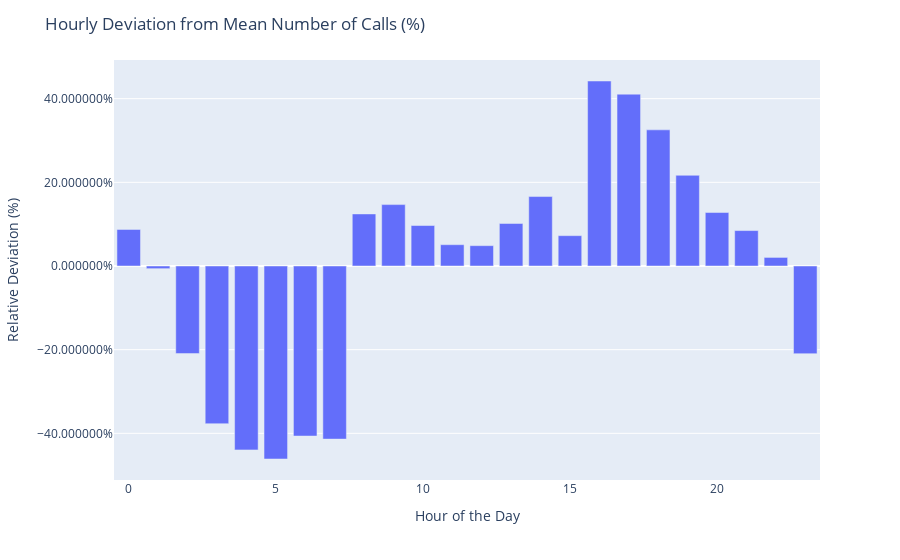

The notebook cell saved with this chart:
### Markdown cell above
This show we are not missing any data points in both the index and in rows. Good saves a step.<br><br>

Next, we will beging to look at the datas seasonality.

### Code cell
#Beginning with hourly
# Calculate the mean number of calls per hour
hourly_mean = hourly_df.mean()

# Calculate the relative deviation from the overall mean
hourly_mean_diff = (hourly_df - hourly_mean) / hourly_mean

# Extract the hour from the datetime index
hourly_mean_diff.index = hourly_mean_diff.index.hour

# Group by the hour of the day to get the average deviation for each hour
hourly_mean_diff_by_hour = hourly_mean_diff.groupby(hourly_mean_diff.index).mean()

# Convert the result to a DataFrame for plotting
hourly_mean_diff_df = hourly_mean_diff_by_hour.reset_index()
hourly_mean_diff_df.columns = ['hour', 'deviation']

#plotting
fig = px.bar(hourly_mean_diff_df, x='hour', y='deviation')

fig.update_layout(
    yaxis_title="Relative Deviation (%)", 
    yaxis_tickformat = '%',
    xaxis_title="Hour of the Day",
    showlegend=False,
    title="Hourly Deviation from Mean Number of Calls (%)"
)

fig.show()

### Figure 1 — Plotly figure (JSON) as saved in the notebook; plotly's stock layout.template omitted (floating-point values rounded to 4 significant figures)
{"data": [{"alignmentgroup": "True", "hovertemplate": "hour=%{x}<br>deviation=%{y}<extra></extra>", "legendgroup": "", "marker": {"color": "#636efa", "pattern": {"shape": ""}}, "name": "", "offsetgroup": "", "orientation": "v", "showlegend": false, "textposition": "auto", "type": "bar", "x": [0, 1, 2, 3, 4, 5, 6, 7, 8, 9, 10, 11, 12, 13, 14, 15, 16, 17, 18, 19, 20, 21, 22, 23], "xaxis": "x", "y": [0.08739, -0.006371, -0.2093, -0.377, -0.4396, -0.4614, -0.4065, -0.4138, 0.1245, 0.1468, 0.09678, 0.05095, 0.04859, 0.1016, 0.166, 0.07252, 0.4422, 0.4108, 0.3255, 0.2168, 0.1279, 0.0847, 0.02052, -0.2096], "yaxis": "y"}], "layout": {"barmode": "relative", "legend": {"tracegroupgap": 0}, "margin": {"t": 60}, "showlegend": false, "title": {"text": "Hourly Deviation from Mean Number of Calls (%)"}, "xaxis": {"anchor": "y", "domain": [0, 1], "title": {"text": "Hour of the Day"}}, "yaxis": {"anchor": "x", "domain": [0, 1], "tickformat": "%", "title": {"text": "Relative Deviation (%)"}}}}
